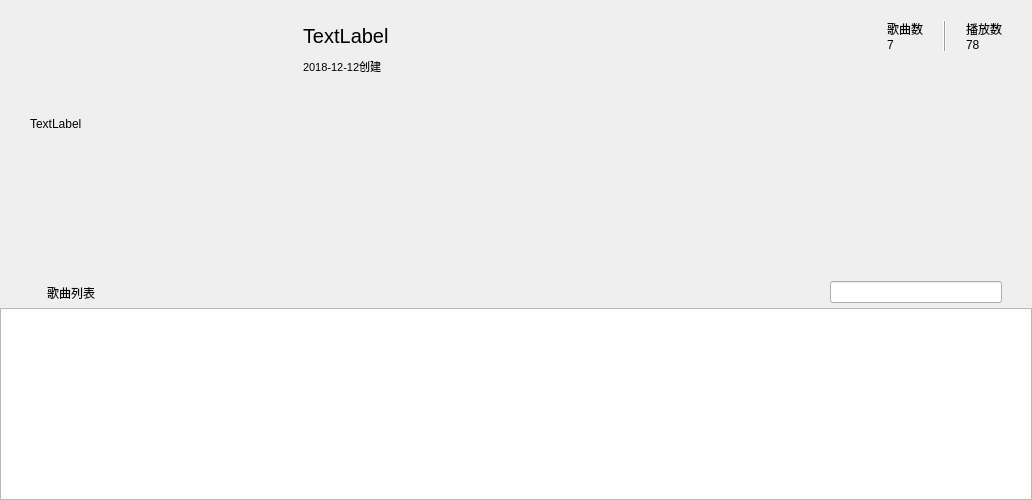
         <widget class="QWidget" name="music_list_detail">
          <layout class="QGridLayout" name="gridLayout_3">
           <property name="leftMargin">
            <number>0</number>
           </property>
           <property name="topMargin">
            <number>0</number>
           </property>
           <property name="rightMargin">
            <number>0</number>
           </property>
           <property name="bottomMargin">
            <number>0</number>
           </property>
           <property name="spacing">
            <number>0</number>
           </property>
           <item row="0" column="0">
            <widget class="QWidget" name="widget_2" native="true">
             <property name="sizePolicy">
              <sizepolicy hsizetype="Preferred" vsizetype="Fixed">
               <horstretch>0</horstretch>
               <verstretch>0</verstretch>
              </sizepolicy>
             </property>
             <property name="minimumSize">
              <size>
               <width>0</width>
               <height>308</height>
              </size>
             </property>
             <property name="maximumSize">
              <size>
               <width>16777215</width>
               <height>308</height>
              </size>
             </property>
             <layout class="QGridLayout" name="gridLayout_6">
              <property name="leftMargin">
               <number>30</number>
              </property>
              <property name="topMargin">
               <number>20</number>
              </property>
              <property name="rightMargin">
               <number>30</number>
              </property>
              <property name="bottomMargin">
               <number>0</number>
              </property>
              <item row="0" column="0" colspan="3">
               <layout class="QGridLayout" name="gridLayout_5">
                <property name="horizontalSpacing">
                 <number>20</number>
                </property>
                <item row="0" column="1">
                 <spacer name="horizontalSpacer_15">
                  <property name="orientation">
                   <enum>Qt::Horizontal</enum>
                  </property>
                  <property name="sizeType">
                   <enum>QSizePolicy::Fixed</enum>
                  </property>
                  <property name="sizeHint" stdset="0">
                   <size>
                    <width>55</width>
                    <height>20</height>
                   </size>
                  </property>
                 </spacer>
                </item>
                <item row="0" column="4">
                 <widget class="QLabel" name="music_count">
                  <property name="text">
                   <string>歌曲数
7</string>
                  </property>
                 </widget>
                </item>
                <item row="2" column="3">
                 <spacer name="horizontalSpacer_14">
                  <property name="orientation">
                   <enum>Qt::Horizontal</enum>
                  </property>
                  <property name="sizeHint" stdset="0">
                   <size>
                    <width>478</width>
                    <height>20</height>
                   </size>
                  </property>
                 </spacer>
                </item>
                <item row="2" column="2">
                 <spacer name="verticalSpacer_2">
                  <property name="orientation">
                   <enum>Qt::Vertical</enum>
                  </property>
                  <property name="sizeHint" stdset="0">
                   <size>
                    <width>20</width>
                    <height>148</height>
                   </size>
                  </property>
                 </spacer>
                </item>
                <item row="0" column="0" rowspan="3">
                 <widget class="QLabel" name="music_list_image">
                  <property name="sizePolicy">
                   <sizepolicy hsizetype="Fixed" vsizetype="Fixed">
                    <horstretch>0</horstretch>
                    <verstretch>0</verstretch>
                   </sizepolicy>
                  </property>
                  <property name="minimumSize">
                   <size>
                    <width>198</width>
                    <height>198</height>
                   </size>
                  </property>
                  <property name="text">
                   <string>TextLabel</string>
                  </property>
                 </widget>
                </item>
                <item row="2" column="6">
                 <spacer name="verticalSpacer_4">
                  <property name="orientation">
                   <enum>Qt::Vertical</enum>
                  </property>
                  <property name="sizeHint" stdset="0">
                   <size>
                    <width>20</width>
                    <height>128</height>
                   </size>
                  </property>
                 </spacer>
                </item>
                <item row="0" column="5">
                 <widget class="Line" name="line">
                  <property name="styleSheet">
                   <string notr="true">background-color: qlineargradient(spread:pad, x1:0, y1:0, x2:1, y2:0, stop:0 rgba(225, 225, 226, 255), stop:1 rgba(255, 255, 255, 255));
color: rgb(225, 225, 226);</string>
                  </property>
                  <property name="frameShadow">
                   <enum>QFrame::Raised</enum>
                  </property>
                  <property name="orientation">
                   <enum>Qt::Vertical</enum>
                  </property>
                 </widget>
                </item>
                <item row="2" column="4">
                 <spacer name="verticalSpacer_3">
                  <property name="orientation">
                   <enum>Qt::Vertical</enum>
                  </property>
                  <property name="sizeHint" stdset="0">
                   <size>
                    <width>20</width>
                    <height>138</height>
                   </size>
                  </property>
                 </spacer>
                </item>
                <item row="0" column="6">
                 <widget class="QLabel" name="music_list_play_count">
                  <property name="text">
                   <string>播放数
78</string>
                  </property>
                 </widget>
                </item>
                <item row="0" column="2">
                 <widget class="QLabel" name="music_list_name">
                  <property name="font">
                   <font>
                    <pointsize>15</pointsize>
                   </font>
                  </property>
                  <property name="text">
                   <string>TextLabel</string>
                  </property>
                 </widget>
                </item>
                <item row="1" column="2">
                 <widget class="QLabel" name="music_list_date">
                  <property name="font">
                   <font>
                    <pointsize>8</pointsize>
                   </font>
                  </property>
                  <property name="text">
                   <string>2018-12-12创建</string>
                  </property>
                 </widget>
                </item>
               </layout>
              </item>
              <item row="1" column="1">
               <spacer name="verticalSpacer">
                <property name="orientation">
                 <enum>Qt::Vertical</enum>
                </property>
                <property name="sizeHint" stdset="0">
                 <size>
                  <width>20</width>
                  <height>40</height>
                 </size>
                </property>
               </spacer>
              </item>
              <item row="2" column="0">
               <widget class="QLabel" name="label_4">
                <property name="sizePolicy">
                 <sizepolicy hsizetype="Fixed" vsizetype="Fixed">
                  <horstretch>0</horstretch>
                  <verstretch>0</verstretch>
                 </sizepolicy>
                </property>
                <property name="minimumSize">
                 <size>
                  <width>82</width>
                  <height>31</height>
                 </size>
                </property>
                <property name="maximumSize">
                 <size>
                  <width>82</width>
                  <height>31</height>
                 </size>
                </property>
                <property name="text">
                 <string>歌曲列表</string>
                </property>
                <property name="alignment">
                 <set>Qt::AlignCenter</set>
                </property>
               </widget>
              </item>
              <item row="2" column="1">
               <spacer name="horizontalSpacer_13">
                <property name="orientation">
                 <enum>Qt::Horizontal</enum>
                </property>
                <property name="sizeHint" stdset="0">
                 <size>
                  <width>503</width>
                  <height>20</height>
                 </size>
                </property>
               </spacer>
              </item>
              <item row="2" column="2">
               <widget class="QLineEdit" name="music_list_search">
                <property name="sizePolicy">
                 <sizepolicy hsizetype="Fixed" vsizetype="Fixed">
                  <horstretch>0</horstretch>
                  <verstretch>0</verstretch>
                 </sizepolicy>
                </property>
                <property name="minimumSize">
                 <size>
                  <width>172</width>
                  <height>0</height>
                 </size>
                </property>
                <property name="maximumSize">
                 <size>
                  <width>172</width>
                  <height>16777215</height>
                 </size>
                </property>
               </widget>
              </item>
             </layout>
            </widget>
           </item>
           <item row="1" column="0">
            <widget class="QTableWidget" name="musics">
             <property name="sizePolicy">
              <sizepolicy hsizetype="Preferred" vsizetype="Preferred">
               <horstretch>0</horstretch>
               <verstretch>0</verstretch>
              </sizepolicy>
             </property>
             <property name="font">
              <font>
               <family>微软雅黑</family>
               <pointsize>10</pointsize>
              </font>
             </property>
             <property name="styleSheet">
              <string notr="true">border-bottom-color: rgb(225, 225, 225);</string>
             </property>
             <property name="editTriggers">
              <set>QAbstractItemView::NoEditTriggers</set>
             </property>
            </widget>
           </item>
          </layout>
         </widget>
